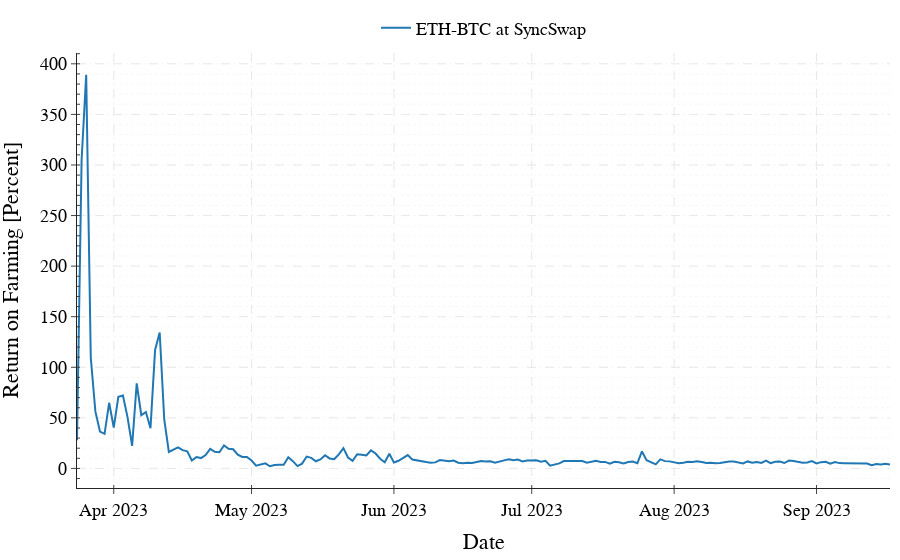

Notebook code for this chart:
### Code cell
fig = go.Figure(layout=layout)

fig.add_trace(go.Scatter(x=df_per_day['timestamp'],
                            y=df_per_day2['annual_Return'].astype(
                                float),
                            mode='lines',
                            name = 'ETH-BTC at SyncSwap'))

fig.update_layout(xaxis_title='Date',
                    yaxis_title='Return on Farming [Percent]', showlegend=True,
                    legend=dict(xanchor='center', x=0.5, y=1.10, orientation='h'),)
#fig.write_image(f"./plots/{contract_name}_{event_name}.pdf")
fig.show()

### Figure 1 — Plotly figure (JSON) as saved in the notebook; plotly's stock layout.template omitted (floating-point values rounded to 4 significant figures; data arrays with more than 128 entries replaced by an {"elided": "..."} marker saying what was removed)
{"data": [{"mode": "lines", "name": "ETH-BTC at SyncSwap", "type": "scatter", "x": {"elided": "178 str values"}, "y": {"elided": "178 float values"}}], "layout": {"font": {"color": "black", "family": "Clear Sans", "size": 18}, "legend": {"orientation": "h", "x": 0.5, "xanchor": "center", "y": 1.1}, "margin": {"b": 10, "l": 10, "r": 10, "t": 10}, "showlegend": true, "xaxis": {"griddash": "dash", "minor": {"griddash": "dot", "ticks": "inside"}, "showgrid": true, "title": {"text": "Date"}}, "yaxis": {"griddash": "dash", "minor": {"griddash": "dot", "ticks": "inside"}, "showgrid": true, "title": {"text": "Return on Farming [Percent]"}}}}
